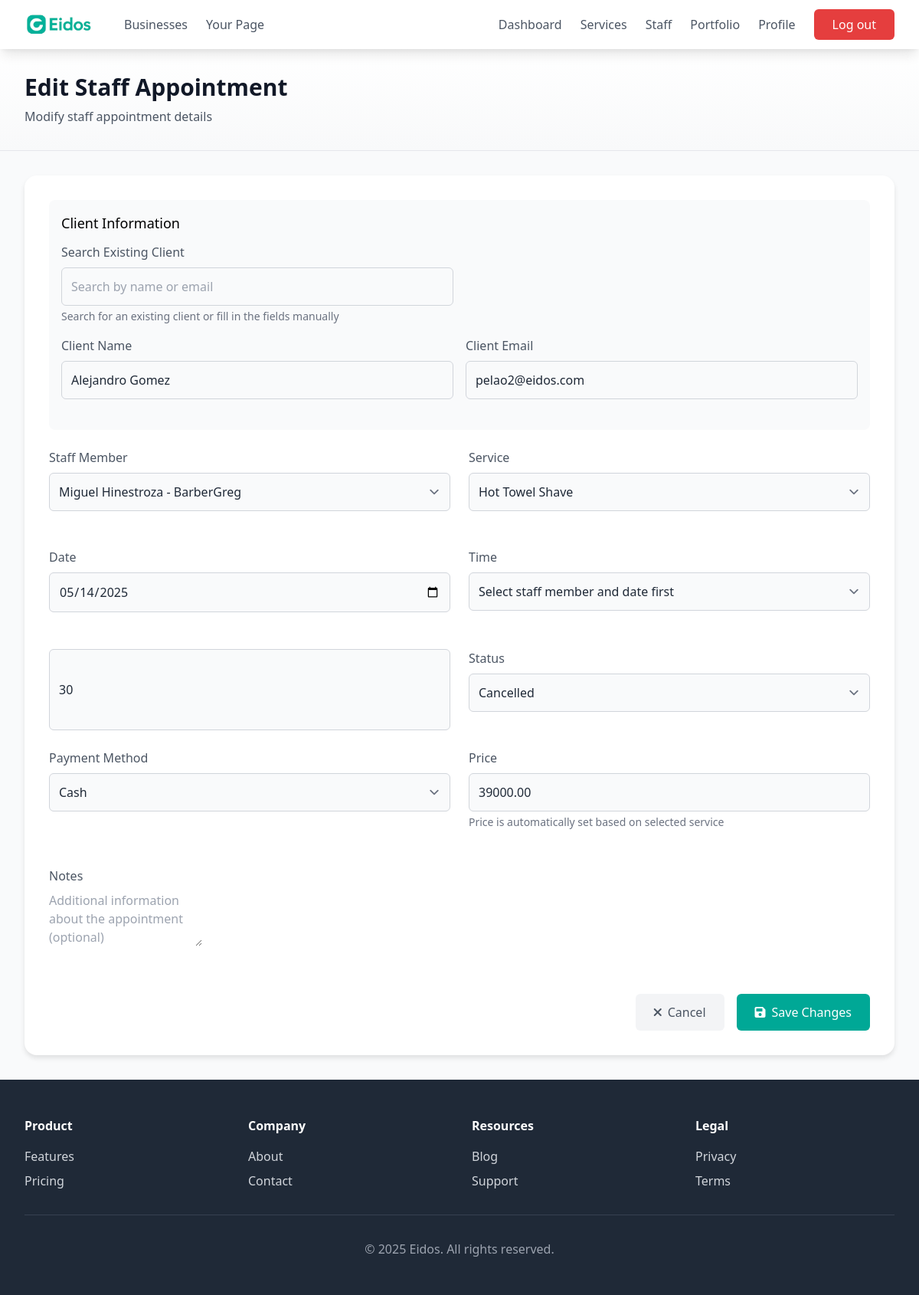
/business/dashboard/staff-appointments/21/edit/ (signed in), run on an earlier commit of the app's database.
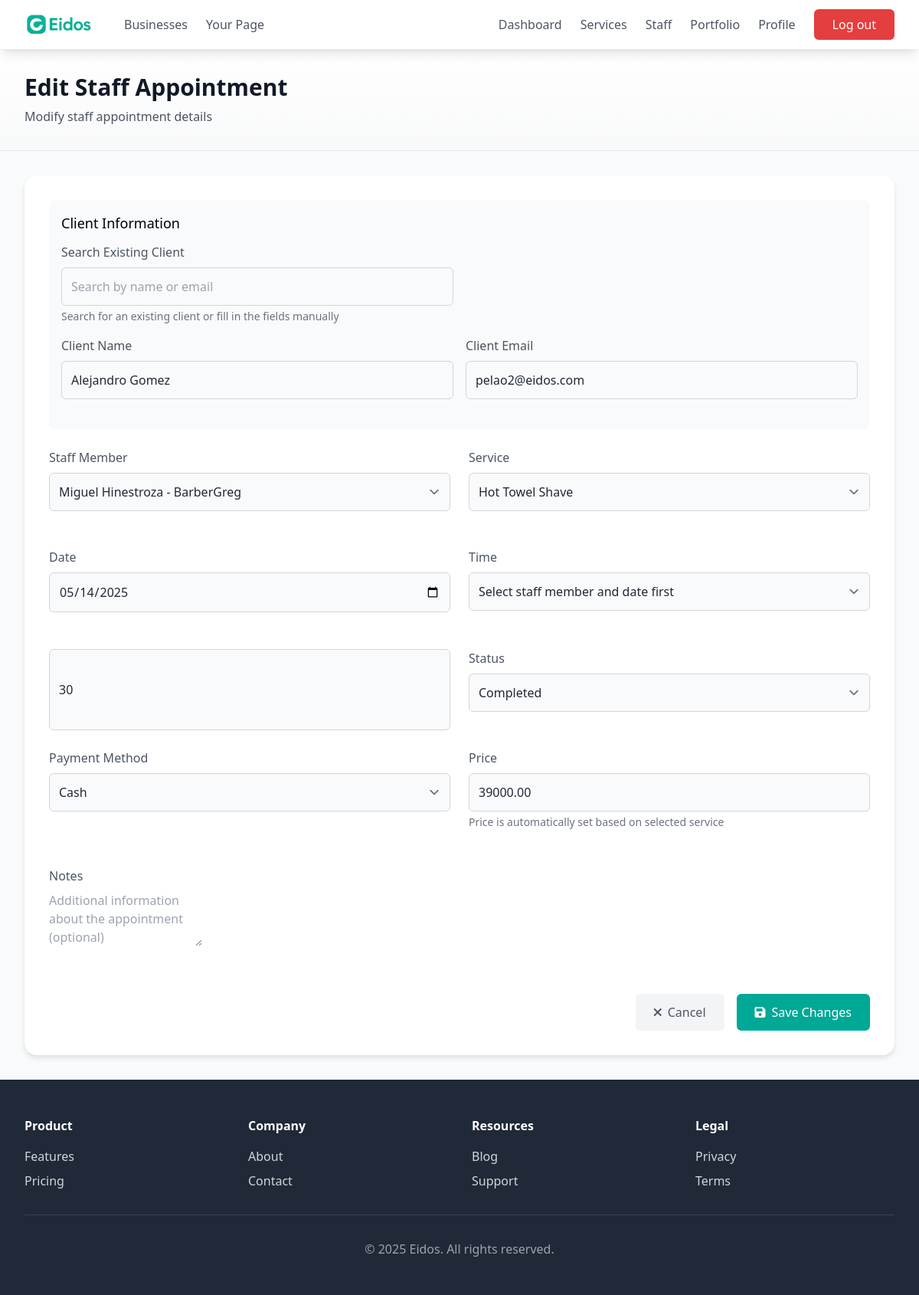
And on a later commit of the database.
### business/models.py (models this page shows)
class Appointment(models.Model):
    business = models.ForeignKey(BusinessAccount, on_delete=models.CASCADE, related_name='appointments', default=get_default_business)
    date = models.DateField()
    time = models.TimeField()
    customer = models.ForeignKey('customer.Customer',  on_delete=models.CASCADE, related_name='appointments', null=True, blank=True)
    customer_name = models.CharField(max_length=100, blank=True, null=True)
    customer_email = models.EmailField(max_length=100, blank=True, null=True)
    service = models.ForeignKey(Service, on_delete=models.CASCADE, related_name='appointments')
    price = models.DecimalField(max_digits=10, decimal_places=2, null=True, blank=True)
    payment_method = models.CharField(max_length=20, choices=[
        ("Cash", "Cash"), ("Card", "Card"), ("Online", "Online")
    ])
    duration_minutes = models.PositiveIntegerField(default=30)
    barber = models.ForeignKey(Employee, on_delete=models.CASCADE, related_name='appointments')
    customer_satisfaction = models.IntegerField(null=True, blank=True)
    repeat_customer = models.BooleanField(default=False)
    no_show = models.BooleanField(default=False)
    status = models.CharField(max_length=20, choices=[('scheduled', 'Scheduled'), ('completed', 'Completed'), ('cancelled', 'Cancelled')], default='scheduled')

### business/views.py (the view)
# urls.py: path('dashboard/staff-appointments/<int:appointment_id>/edit/', views.editStaffAppointment, name='edit_staff_appointment'),
@login_required
def editStaffAppointment(request, appointment_id):
    business = get_object_or_404(BusinessAccount, user=request.user)
    appointment = get_object_or_404(
        Appointment,
        id=appointment_id,
        barber__business=business
    )
    if request.method == 'POST':
        form = AppointmentForm(request.POST, instance=appointment)
        if form.is_valid():
            updated_appointment = form.save(commit=False)
            if updated_appointment.barber.business != business:
                messages.error(request, 'El barbero seleccionado no pertenece a este negocio.')
                return redirect('manage_staff_appointments')
            updated_appointment.business = business
            updated_appointment.save()
            messages.success(request, 'Cita actualizada exitosamente.')
            return redirect('manage_staff_appointments')
    else:
        form = AppointmentForm(instance=appointment)
        form.fields['barber'].queryset = Employee.objects.filter(business=business)
        form.fields['service'].queryset = Service.objects.filter(business=business)
    context = {
        'business': business,
        'form': form,
        'appointment': appointment,
        'action': 'edit'
    }
    return render(request, 'staff_appointment_form.html', context)

### business/forms.py
class AppointmentForm(forms.ModelForm):
    class Meta:
        model = Appointment
        fields = [
            'barber', 'customer_name', 'customer_email', 'service',
            'date', 'time', 'duration_minutes', 'price',
            'payment_method', 'status'
        ]
        widgets = {
            'barber': forms.Select(attrs={'class': 'form-control'}),
            'customer_name': forms.TextInput(attrs={'class': 'form-control', 'placeholder': 'Nombre del cliente'}),
            'customer_email': forms.EmailInput(attrs={'class': 'form-control', 'placeholder': 'Email del cliente'}),
            'service': forms.Select(attrs={'class': 'form-control'}),
            'date': forms.DateInput(attrs={'class': 'form-control', 'type': 'date'}),
            'time': forms.TimeInput(attrs={'class': 'form-control', 'type': 'time'}),
            'duration_minutes': forms.NumberInput(attrs={'class': 'form-control', 'min': '15', 'step': '15'}),
            'price': forms.NumberInput(attrs={'class': 'form-control', 'step': '0.01'}),
            'payment_method': forms.Select(attrs={'class': 'form-control'}),
            'status': forms.Select(attrs={'class': 'form-control'}),
        }

### business/templates/staff_appointment_form.html (shortened to what the changed rows need)
{% extends 'base.html' %}
{% block content %}
<div class="page-header">
    <div class="max-w-7xl mx-auto px-4 sm:px-6 lg:px-8 py-8">
        <div class="flex flex-col md:flex-row md:items-center md:justify-between">
            <div>
                <h1 class="text-3xl font-bold text-gray-900">
                    {% if action == 'create' %}
                        New Staff Appointment
                    {% else %}
                        Edit Staff Appointment
                    {% endif %}
                </h1>
            </div>
        </div>
    </div>
</div>
<div class="max-w-7xl mx-auto px-4 sm:px-6 lg:px-8 py-8">
    <div class="form-container p-8">
        <form method="post">
            <div class="mb-6 p-4 bg-gray-50 rounded-lg">
                <div class="grid grid-cols-1 md:grid-cols-2 gap-4">
                    <div class="form-group">
                        <label for="{{ form.customer_name.id_for_label }}" class="form-label">Client Name</label>
                        {{ form.customer_name }}
                    </div>
                    <div class="form-group">
                        <label for="{{ form.customer_email.id_for_label }}" class="form-label">Client Email</label>
                        {{ form.customer_email }}
                    </div>
                </div>
            </div>
            <div class="grid grid-cols-1 md:grid-cols-2 gap-6">
                <div class="form-group">
                    <label for="{{ form.barber.id_for_label }}" class="form-label">Staff Member</label>
                    {{ form.barber }}
                </div>
                <div class="form-group">
                    <label for="{{ form.service.id_for_label }}" class="form-label">Service</label>
                    {{ form.service }}
                </div>
                <div class="form-group">
                    <label for="{{ form.date.id_for_label }}" class="form-label">Date</label>
                    {{ form.date }}
                </div>
                <div class="form-group">
                    <label for="{{ form.time.id_for_label }}" class="form-label">Time</label>
                    <select name="time" id="{{ form.time.id_for_label }}" class="form-control" required>
                    </select>
                </div>
                {{ form.duration_minutes }}
                <div class="form-group">
                    <label for="{{ form.status.id_for_label }}" class="form-label">Status</label>
                    {{ form.status }}
                </div>
                <div class="form-group">
                    <label for="{{ form.payment_method.id_for_label }}" class="form-label">Payment Method</label>
                    {{ form.payment_method }}
                </div>
                <div class="form-group">
                    <label for="{{ form.price.id_for_label }}" class="form-label">Price</label>
                    {{ form.price }}
                    <p class="text-sm text-gray-500 mt-1">Price is automatically set based on selected service</p>
                </div>
                <div class="form-group md:col-span-2">
                    <label for="notes" class="form-label">Notes</label>
                    <textarea id="notes" name="notes" class="form-textarea" rows="3" placeholder="Additional information about the appointment (optional)"></textarea>
                </div>
            </div>
        </form>
    </div>
</div>
{% endblock %}

What changed in the data, as far as the page shows it:
changed Appointment "Alejandro Gomez": status "Cancelled" → "Completed"
